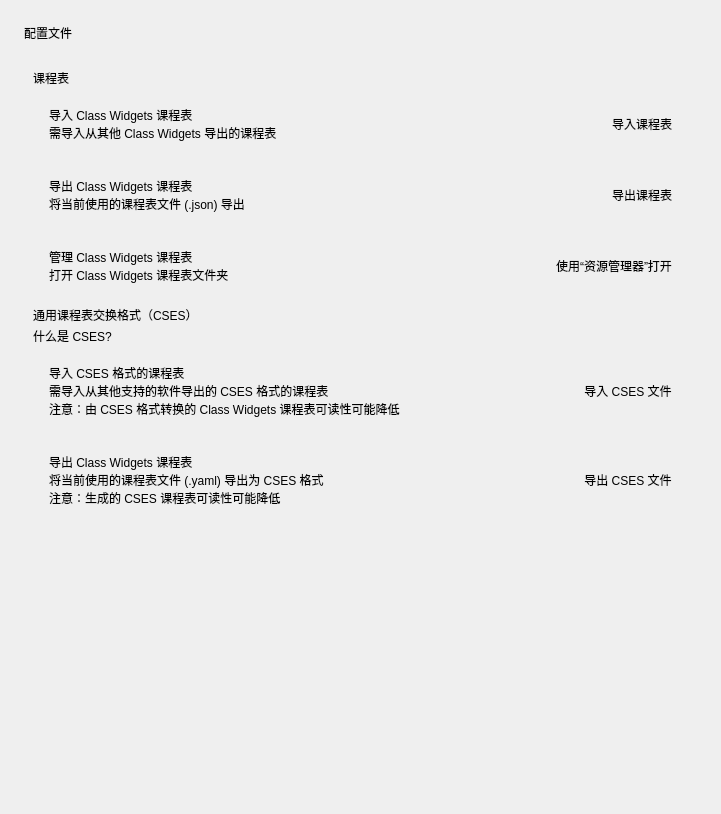
<?xml version="1.0" encoding="UTF-8"?>
<ui version="4.0">
 <class>Form</class>
 <widget class="QWidget" name="Form">
  <property name="geometry">
   <rect>
    <x>0</x>
    <y>0</y>
    <width>721</width>
    <height>814</height>
   </rect>
  </property>
  <property name="windowTitle">
   <string>Form</string>
  </property>
  <layout class="QVBoxLayout" name="verticalLayout_2">
   <property name="spacing">
    <number>18</number>
   </property>
   <property name="leftMargin">
    <number>24</number>
   </property>
   <property name="topMargin">
    <number>24</number>
   </property>
   <property name="rightMargin">
    <number>24</number>
   </property>
   <property name="bottomMargin">
    <number>24</number>
   </property>
   <item>
    <widget class="TitleLabel" name="TitleLabel">
     <property name="text">
      <string>配置文件</string>
     </property>
    </widget>
   </item>
   <item>
    <widget class="SmoothScrollArea" name="SmoothScrollArea">
     <property name="styleSheet">
      <string notr="true">background: transparent; border: none</string>
     </property>
     <property name="widgetResizable">
      <bool>true</bool>
     </property>
     <widget class="QWidget" name="scrollAreaWidgetContents">
      <property name="geometry">
       <rect>
        <x>0</x>
        <y>0</y>
        <width>673</width>
        <height>709</height>
       </rect>
      </property>
      <layout class="QVBoxLayout" name="verticalLayout_9">
       <item>
        <layout class="QVBoxLayout" name="verticalLayout_5">
         <property name="spacing">
          <number>3</number>
         </property>
         <item>
          <widget class="SubtitleLabel" name="SubtitleLabel_3">
           <property name="text">
            <string>课程表</string>
           </property>
          </widget>
         </item>
         <item>
          <widget class="CardWidget" name="CardWidget_6">
           <property name="minimumSize">
            <size>
             <width>0</width>
             <height>60</height>
            </size>
           </property>
           <layout class="QHBoxLayout" name="horizontalLayout_6">
            <property name="leftMargin">
             <number>16</number>
            </property>
            <property name="topMargin">
             <number>16</number>
            </property>
            <property name="rightMargin">
             <number>16</number>
            </property>
            <property name="bottomMargin">
             <number>16</number>
            </property>
            <item>
             <layout class="QVBoxLayout" name="verticalLayout_10">
              <property name="spacing">
               <number>0</number>
              </property>
              <item>
               <widget class="StrongBodyLabel" name="StrongBodyLabel_6">
                <property name="sizePolicy">
                 <sizepolicy hsizetype="Expanding" vsizetype="Preferred">
                  <horstretch>0</horstretch>
                  <verstretch>0</verstretch>
                 </sizepolicy>
                </property>
                <property name="text">
                 <string>导入 Class Widgets 课程表</string>
                </property>
               </widget>
              </item>
              <item>
               <widget class="CaptionLabel" name="CaptionLabel_5">
                <property name="text">
                 <string>需导入从其他 Class Widgets 导出的课程表</string>
                </property>
                <property name="wordWrap">
                 <bool>true</bool>
                </property>
                <property name="lightColor" stdset="0">
                 <color alpha="150">
                  <red>0</red>
                  <green>0</green>
                  <blue>0</blue>
                 </color>
                </property>
                <property name="darkColor" stdset="0">
                 <color alpha="200">
                  <red>255</red>
                  <green>255</green>
                  <blue>255</blue>
                 </color>
                </property>
               </widget>
              </item>
             </layout>
            </item>
            <item>
             <widget class="PushButton" name="im_schedule">
              <property name="text">
               <string>导入课程表</string>
              </property>
             </widget>
            </item>
           </layout>
          </widget>
         </item>
         <item>
          <widget class="CardWidget" name="CardWidget_8">
           <property name="minimumSize">
            <size>
             <width>0</width>
             <height>60</height>
            </size>
           </property>
           <layout class="QHBoxLayout" name="horizontalLayout_8">
            <property name="leftMargin">
             <number>16</number>
            </property>
            <property name="topMargin">
             <number>16</number>
            </property>
            <property name="rightMargin">
             <number>16</number>
            </property>
            <property name="bottomMargin">
             <number>16</number>
            </property>
            <item>
             <layout class="QVBoxLayout" name="verticalLayout_13">
              <property name="spacing">
               <number>0</number>
              </property>
              <item>
               <widget class="StrongBodyLabel" name="StrongBodyLabel_8">
                <property name="sizePolicy">
                 <sizepolicy hsizetype="Expanding" vsizetype="Preferred">
                  <horstretch>0</horstretch>
                  <verstretch>0</verstretch>
                 </sizepolicy>
                </property>
                <property name="text">
                 <string>导出 Class Widgets 课程表</string>
                </property>
               </widget>
              </item>
              <item>
               <widget class="CaptionLabel" name="CaptionLabel_8">
                <property name="text">
                 <string>将当前使用的课程表文件 (.json) 导出</string>
                </property>
                <property name="wordWrap">
                 <bool>true</bool>
                </property>
                <property name="lightColor" stdset="0">
                 <color alpha="150">
                  <red>0</red>
                  <green>0</green>
                  <blue>0</blue>
                 </color>
                </property>
                <property name="darkColor" stdset="0">
                 <color alpha="200">
                  <red>255</red>
                  <green>255</green>
                  <blue>255</blue>
                 </color>
                </property>
               </widget>
              </item>
             </layout>
            </item>
            <item>
             <widget class="PushButton" name="ex_schedule">
              <property name="text">
               <string>导出课程表</string>
              </property>
             </widget>
            </item>
           </layout>
          </widget>
         </item>
         <item>
          <widget class="CardWidget" name="CardWidget_7">
           <property name="minimumSize">
            <size>
             <width>0</width>
             <height>60</height>
            </size>
           </property>
           <layout class="QHBoxLayout" name="horizontalLayout_7">
            <property name="leftMargin">
             <number>16</number>
            </property>
            <property name="topMargin">
             <number>16</number>
            </property>
            <property name="rightMargin">
             <number>16</number>
            </property>
            <property name="bottomMargin">
             <number>16</number>
            </property>
            <item>
             <layout class="QVBoxLayout" name="verticalLayout_11">
              <property name="spacing">
               <number>0</number>
              </property>
              <item>
               <widget class="StrongBodyLabel" name="StrongBodyLabel_7">
                <property name="sizePolicy">
                 <sizepolicy hsizetype="Expanding" vsizetype="Preferred">
                  <horstretch>0</horstretch>
                  <verstretch>0</verstretch>
                 </sizepolicy>
                </property>
                <property name="text">
                 <string>管理 Class Widgets 课程表</string>
                </property>
               </widget>
              </item>
              <item>
               <widget class="CaptionLabel" name="CaptionLabel_6">
                <property name="text">
                 <string>打开 Class Widgets 课程表文件夹</string>
                </property>
                <property name="wordWrap">
                 <bool>true</bool>
                </property>
                <property name="lightColor" stdset="0">
                 <color alpha="150">
                  <red>0</red>
                  <green>0</green>
                  <blue>0</blue>
                 </color>
                </property>
                <property name="darkColor" stdset="0">
                 <color alpha="200">
                  <red>255</red>
                  <green>255</green>
                  <blue>255</blue>
                 </color>
                </property>
               </widget>
              </item>
             </layout>
            </item>
            <item>
             <widget class="PushButton" name="open_schedule_folder">
              <property name="text">
               <string>使用“资源管理器”打开</string>
              </property>
             </widget>
            </item>
           </layout>
          </widget>
         </item>
        </layout>
       </item>
       <item>
        <layout class="QVBoxLayout" name="verticalLayout_6">
         <property name="spacing">
          <number>3</number>
         </property>
         <item>
          <widget class="SubtitleLabel" name="SubtitleLabel_4">
           <property name="text">
            <string>通用课程表交换格式（CSES）</string>
           </property>
          </widget>
         </item>
         <item>
          <widget class="HyperlinkButton" name="what_is">
           <property name="sizePolicy">
            <sizepolicy hsizetype="Maximum" vsizetype="Fixed">
             <horstretch>0</horstretch>
             <verstretch>0</verstretch>
            </sizepolicy>
           </property>
           <property name="text">
            <string>什么是 CSES?</string>
           </property>
          </widget>
         </item>
         <item>
          <widget class="CardWidget" name="CardWidget_9">
           <property name="minimumSize">
            <size>
             <width>0</width>
             <height>60</height>
            </size>
           </property>
           <layout class="QHBoxLayout" name="horizontalLayout_9">
            <property name="leftMargin">
             <number>16</number>
            </property>
            <property name="topMargin">
             <number>16</number>
            </property>
            <property name="rightMargin">
             <number>16</number>
            </property>
            <property name="bottomMargin">
             <number>16</number>
            </property>
            <item>
             <layout class="QVBoxLayout" name="verticalLayout_12">
              <property name="spacing">
               <number>0</number>
              </property>
              <item>
               <widget class="StrongBodyLabel" name="StrongBodyLabel_9">
                <property name="sizePolicy">
                 <sizepolicy hsizetype="Expanding" vsizetype="Preferred">
                  <horstretch>0</horstretch>
                  <verstretch>0</verstretch>
                 </sizepolicy>
                </property>
                <property name="text">
                 <string>导入 CSES 格式的课程表</string>
                </property>
               </widget>
              </item>
              <item>
               <widget class="CaptionLabel" name="CaptionLabel_7">
                <property name="text">
                 <string>需导入从其他支持的软件导出的 CSES 格式的课程表
注意：由 CSES 格式转换的 Class Widgets 课程表可读性可能降低</string>
                </property>
                <property name="wordWrap">
                 <bool>true</bool>
                </property>
                <property name="lightColor" stdset="0">
                 <color alpha="150">
                  <red>0</red>
                  <green>0</green>
                  <blue>0</blue>
                 </color>
                </property>
                <property name="darkColor" stdset="0">
                 <color alpha="200">
                  <red>255</red>
                  <green>255</green>
                  <blue>255</blue>
                 </color>
                </property>
               </widget>
              </item>
             </layout>
            </item>
            <item>
             <widget class="PushButton" name="im_schedule_cses">
              <property name="text">
               <string>导入 CSES 文件</string>
              </property>
             </widget>
            </item>
           </layout>
          </widget>
         </item>
         <item>
          <widget class="CardWidget" name="CardWidget_10">
           <property name="minimumSize">
            <size>
             <width>0</width>
             <height>60</height>
            </size>
           </property>
           <layout class="QHBoxLayout" name="horizontalLayout_10">
            <property name="leftMargin">
             <number>16</number>
            </property>
            <property name="topMargin">
             <number>16</number>
            </property>
            <property name="rightMargin">
             <number>16</number>
            </property>
            <property name="bottomMargin">
             <number>16</number>
            </property>
            <item>
             <layout class="QVBoxLayout" name="verticalLayout_14">
              <property name="spacing">
               <number>0</number>
              </property>
              <item>
               <widget class="StrongBodyLabel" name="StrongBodyLabel_10">
                <property name="sizePolicy">
                 <sizepolicy hsizetype="Expanding" vsizetype="Preferred">
                  <horstretch>0</horstretch>
                  <verstretch>0</verstretch>
                 </sizepolicy>
                </property>
                <property name="text">
                 <string>导出 Class Widgets 课程表</string>
                </property>
               </widget>
              </item>
              <item>
               <widget class="CaptionLabel" name="CaptionLabel_9">
                <property name="text">
                 <string>将当前使用的课程表文件 (.yaml) 导出为 CSES 格式
注意：生成的 CSES 课程表可读性可能降低</string>
                </property>
                <property name="wordWrap">
                 <bool>true</bool>
                </property>
                <property name="lightColor" stdset="0">
                 <color alpha="150">
                  <red>0</red>
                  <green>0</green>
                  <blue>0</blue>
                 </color>
                </property>
                <property name="darkColor" stdset="0">
                 <color alpha="200">
                  <red>255</red>
                  <green>255</green>
                  <blue>255</blue>
                 </color>
                </property>
               </widget>
              </item>
             </layout>
            </item>
            <item>
             <widget class="PushButton" name="ex_schedule_cses">
              <property name="text">
               <string>导出 CSES 文件</string>
              </property>
             </widget>
            </item>
           </layout>
          </widget>
         </item>
        </layout>
       </item>
       <item>
        <spacer name="verticalSpacer">
         <property name="orientation">
          <enum>Qt::Vertical</enum>
         </property>
         <property name="sizeHint" stdset="0">
          <size>
           <width>20</width>
           <height>40</height>
          </size>
         </property>
        </spacer>
       </item>
      </layout>
     </widget>
    </widget>
   </item>
  </layout>
 </widget>
 <customwidgets>
  <customwidget>
   <class>HyperlinkButton</class>
   <extends>PushButton</extends>
   <header>qfluentwidgets</header>
  </customwidget>
  <customwidget>
   <class>PushButton</class>
   <extends>QPushButton</extends>
   <header>qfluentwidgets</header>
  </customwidget>
  <customwidget>
   <class>CardWidget</class>
   <extends>QFrame</extends>
   <header>qfluentwidgets</header>
   <container>1</container>
  </customwidget>
  <customwidget>
   <class>SmoothScrollArea</class>
   <extends>QScrollArea</extends>
   <header>qfluentwidgets</header>
   <container>1</container>
  </customwidget>
  <customwidget>
   <class>CaptionLabel</class>
   <extends>QLabel</extends>
   <header>qfluentwidgets</header>
  </customwidget>
  <customwidget>
   <class>StrongBodyLabel</class>
   <extends>QLabel</extends>
   <header>qfluentwidgets</header>
  </customwidget>
  <customwidget>
   <class>SubtitleLabel</class>
   <extends>QLabel</extends>
   <header>qfluentwidgets</header>
  </customwidget>
  <customwidget>
   <class>TitleLabel</class>
   <extends>QLabel</extends>
   <header>qfluentwidgets</header>
  </customwidget>
 </customwidgets>
 <resources/>
 <connections/>
</ui>
